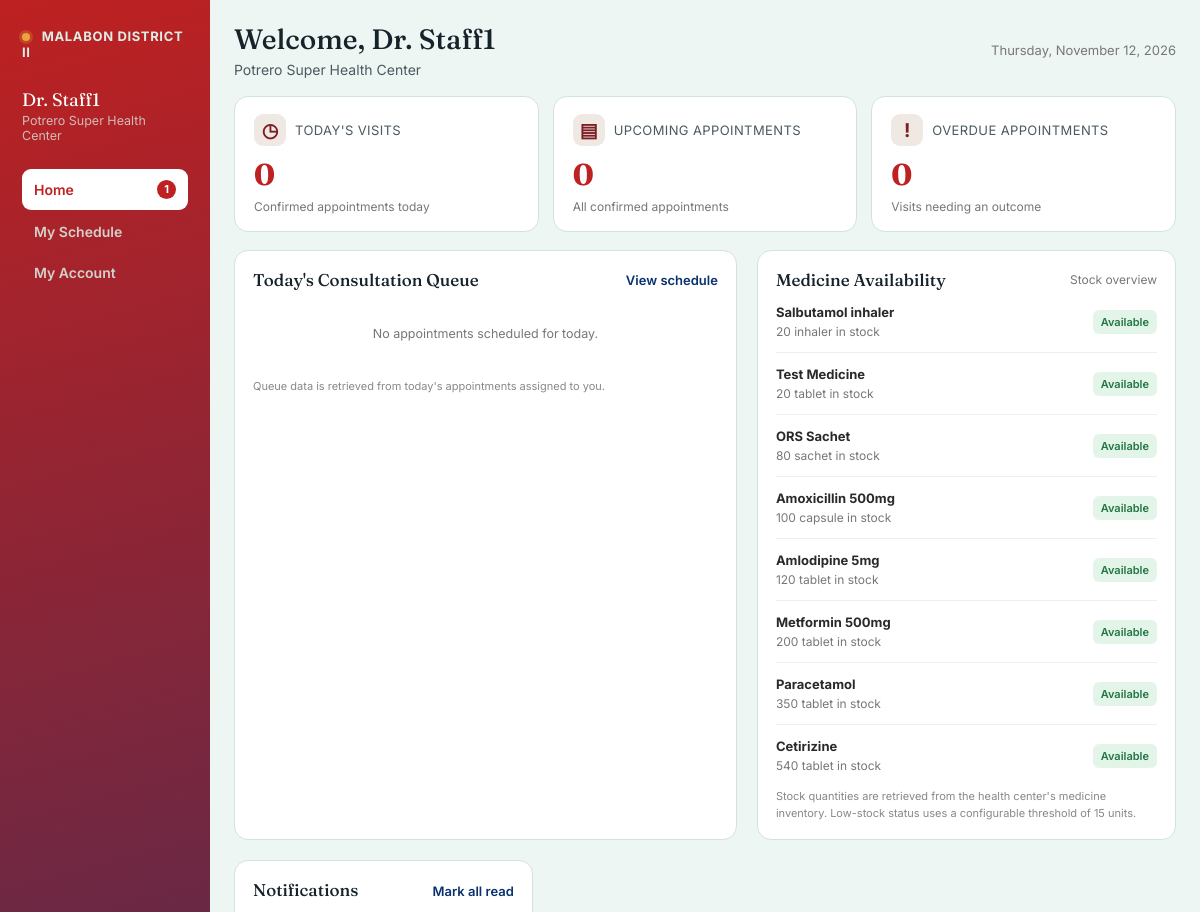
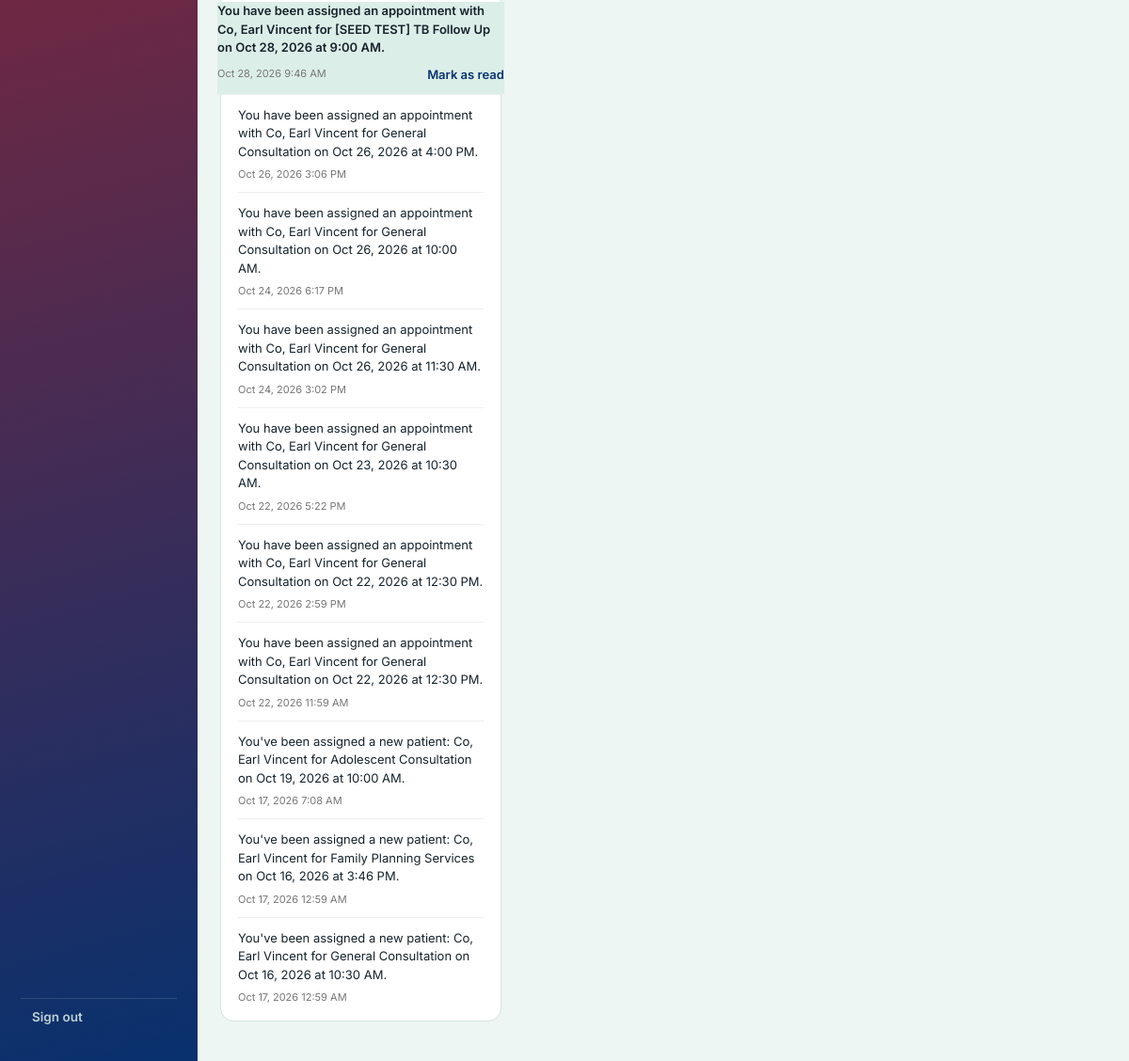
The page /doctor_dashboard.php (signed in) on the database its author committed (2 pictures, top to bottom).
### tables this page shows
CREATE TABLE `patients` (
  `id` int NOT NULL AUTO_INCREMENT,
  `username` varchar(50) NOT NULL,
  `full_name` varchar(150) NOT NULL,
  `patient_id` varchar(20) NOT NULL,
  `mobile` varchar(20) DEFAULT NULL,
  `health_center_id` int DEFAULT NULL,
  `pending_staff` tinyint(1) NOT NULL DEFAULT '0',
  `staff_position` varchar(100) DEFAULT NULL,
  `staff_claimed_center_id` int DEFAULT NULL,
  `staff_employee_id` varchar(50) DEFAULT NULL,
  `date_of_birth` date DEFAULT NULL,
  `gender` enum('Male','Female','Other') DEFAULT NULL,
  `address` varchar(255) DEFAULT NULL,
  `emergency_contact_name` varchar(150) DEFAULT NULL,
  `emergency_contact_number` varchar(20) DEFAULT NULL,
  PRIMARY KEY (`id`),
  UNIQUE KEY `username` (`username`),
  UNIQUE KEY `patient_id` (`patient_id`),
  KEY `health_center_id` (`health_center_id`),
  KEY `staff_claimed_center_id` (`staff_claimed_center_id`),
  CONSTRAINT `patients_ibfk_1` FOREIGN KEY (`username`) REFERENCES `users` (`username`) ON DELETE CASCADE,
  CONSTRAINT `patients_ibfk_2` FOREIGN KEY (`health_center_id`) REFERENCES `health_centers` (`id`) ON DELETE SET NULL,
  CONSTRAINT `patients_ibfk_3` FOREIGN KEY (`staff_claimed_center_id`) REFERENCES `health_centers` (`id`) ON DELETE SET NULL
);

CREATE TABLE `health_centers` (
  `id` int NOT NULL AUTO_INCREMENT,
  `name` varchar(150) NOT NULL,
  `address` varchar(255) DEFAULT NULL,
  `contact_number` varchar(30) DEFAULT NULL,
  `operating_hours` varchar(255) DEFAULT NULL,
  PRIMARY KEY (`id`)
);

CREATE TABLE `medicines` (
  `id` int NOT NULL AUTO_INCREMENT,
  `health_center_id` int NOT NULL,
  `name` varchar(150) NOT NULL,
  `unit` varchar(30) NOT NULL DEFAULT 'unit',
  `stock_quantity` int NOT NULL DEFAULT '0',
  `reorder_threshold` int NOT NULL DEFAULT '10',
  `updated_at` datetime DEFAULT CURRENT_TIMESTAMP ON UPDATE CURRENT_TIMESTAMP,
  `acquisition_date` date DEFAULT NULL,
  `expiration_date` date DEFAULT NULL,
  PRIMARY KEY (`id`),
  KEY `health_center_id` (`health_center_id`),
  CONSTRAINT `medicines_ibfk_1` FOREIGN KEY (`health_center_id`) REFERENCES `health_centers` (`id`)
);

CREATE TABLE `notifications` (
  `id` int NOT NULL AUTO_INCREMENT,
  `username` varchar(50) NOT NULL,
  `appointment_id` int DEFAULT NULL,
  `message` varchar(255) NOT NULL,
  `is_read` tinyint(1) NOT NULL DEFAULT '0',
  `created_at` datetime DEFAULT CURRENT_TIMESTAMP,
  PRIMARY KEY (`id`),
  KEY `username` (`username`),
  KEY `appointment_id` (`appointment_id`),
  CONSTRAINT `notifications_ibfk_1` FOREIGN KEY (`username`) REFERENCES `users` (`username`) ON DELETE CASCADE,
  CONSTRAINT `notifications_ibfk_2` FOREIGN KEY (`appointment_id`) REFERENCES `appointments` (`id`) ON DELETE SET NULL
);

### doctor_dashboard.php (the view, shortened to what this page needs)
<?php
include "auth_check.php";
$username = $_SESSION["username"];
$stmt = $conn->prepare("SELECT * FROM patients WHERE username = ?");
$stmt->bind_param("s", $username);
$stmt->execute();
$doctor = $stmt->get_result()->fetch_assoc();
$centerId = $doctor["health_center_id"];
$stmt = $conn->prepare("SELECT name FROM health_centers WHERE id = ?");
$stmt->bind_param("i", $centerId);
$stmt->execute();
$centerName = $stmt->get_result()->fetch_assoc()["name"] ?? "Unknown center";
$stmt = $conn->prepare("SELECT * FROM notifications WHERE username = ? ORDER BY created_at DESC LIMIT 10");
$stmt->bind_param("s", $username);
$stmt->execute();
$notifications = $stmt->get_result()->fetch_all(MYSQLI_ASSOC);
$stmt = $conn->prepare("SELECT COUNT(*) AS unread FROM notifications WHERE username = ? AND is_read = 0");
$stmt->bind_param("s", $username);
$stmt->execute();
$unreadCount = $stmt->get_result()->fetch_assoc()["unread"];
$stmt = $conn->prepare("
    SELECT appointments.*, patients.full_name
    FROM appointments
    JOIN patients ON patients.username = appointments.username
    WHERE appointments.assigned_doctor = ? AND appointments.status = 'Confirmed'
          AND appointments.appointment_date = CURDATE()
    ORDER BY appointments.appointment_time
");
$stmt->bind_param("s", $username);
$stmt->execute();
$today = $stmt->get_result();
$stmt = $conn->prepare("
    SELECT appointments.*, patients.full_name
    FROM appointments
    JOIN patients ON patients.username = appointments.username
    WHERE appointments.assigned_doctor = ? AND appointments.status = 'Confirmed'
          AND appointments.appointment_date < CURDATE()
    ORDER BY appointments.appointment_date
");
$stmt->bind_param("s", $username);
$stmt->execute();
$overdue = $stmt->get_result();
$overdueCount = $overdue->num_rows;
$stmt = $conn->prepare("
    SELECT appointments.*, patients.full_name
    FROM appointments
    JOIN patients ON patients.username = appointments.username
    WHERE appointments.assigned_doctor = ? AND appointments.status = 'Confirmed'
    ORDER BY appointments.appointment_date, appointments.appointment_time
");
$stmt->bind_param("s", $username);
$stmt->execute();
$upcoming = $stmt->get_result();
$stmt = $conn->prepare("
    SELECT appointments.*, patients.full_name
    FROM appointments
    JOIN patients
        ON patients.username = appointments.username
    WHERE appointments.assigned_doctor = ?
      AND appointments.appointment_date = CURDATE()
      AND appointments.status IN (
          'Confirmed',
          'In consultation',
          'Completed'
      )
    ORDER BY appointments.appointment_time ASC
");
$stmt->bind_param("s", $username);
$stmt->execute();
$consultationQueue = $stmt->get_result();
$stmt = $conn->prepare("
    SELECT id, name, unit, stock_quantity
    FROM medicines
    WHERE health_center_id = ?
    ORDER BY stock_quantity ASC, name ASC
");
$stmt->bind_param("i", $centerId);
$stmt->execute();
$medicineAvailability = $stmt->get_result();
?>
<!DOCTYPE html>
<html lang="en">
<head>
  <link rel="stylesheet" href="patient_style.css">
  <link rel="stylesheet" href="homepagestyle.css">
  <link rel="stylesheet" href="doctor_dashboard.css">
</head>
<body class="dashboard-body doctor-dashboard-body">
  <div class="dash-shell">
    <aside class="sidebar">
      <div class="sidebar-brand"><span class="dot"></span> MALABON DISTRICT II</div>
      <div class="sidebar-user">
        <div class="sidebar-name">Dr. <?= htmlspecialchars($doctor["full_name"] ?: $username) ?></div>
        <div class="sidebar-id"><?= htmlspecialchars($centerName) ?></div>
      </div>
      <nav class="sidebar-nav">
        <a href="#" class="nav-link" data-tab="home">
          Home
          <?php if ($unreadCount > 0): ?><span class="nav-badge"><?= $unreadCount ?></span><?php endif; ?>
        </a>
        <a href="#" class="nav-link" data-tab="schedule">
          My Schedule
        </a>
        <a href="#" class="nav-link" data-tab="account">My Account</a>
      </nav>
      <a href="logout.php" class="sidebar-logout">Sign out</a>
    </aside>
    <main class="dash-main">
      <section class="dash-section" id="tab-home">
        <div class="doctor-welcome">
          <div>
            <h1 class="dash-title">
              Welcome, Dr. <?= htmlspecialchars(explode(" ", $doctor["full_name"] ?: $username)[0]) ?>
            </h1>
            <p class="dash-sub"><?= htmlspecialchars($centerName) ?></p>
          </div>
          <div class="doctor-date">
            <?= date("l, F j, Y") ?>
          </div>
        </div>
        <div class="cards-row doctor-summary">
          <div class="dash-card summary-card">
            <div class="summary-top">
              <span class="summary-icon">◷</span>
              <span class="dash-card-label">Today's visits</span>
            </div>
            <div class="dash-card-value"><?= $today->num_rows ?></div>
            <p class="summary-note">Confirmed appointments today</p>
          </div>
          <div class="dash-card summary-card">
            <div class="summary-top">
              <span class="summary-icon">▤</span>
              <span class="dash-card-label">Upcoming appointments</span>
            </div>
            <div class="dash-card-value"><?= $upcoming->num_rows ?></div>
            <p class="summary-note">All confirmed appointments</p>
          </div>
          <div class="dash-card summary-card <?= $overdueCount > 0 ? 'summary-warning' : '' ?>">
            <div class="summary-top">
              <span class="summary-icon">!</span>
              <span class="dash-card-label">Overdue appointments</span>
            </div>
            <div class="dash-card-value"><?= $overdueCount ?></div>
            <p class="summary-note">Visits needing an outcome</p>
          </div>
        </div>
        <div class="doctor-info-panels">
          <div class="dash-card doctor-queue-card">
            <div class="card-heading-row">
              <h2 class="card-heading">Today's Consultation Queue</h2>
              <a href="#" class="link-btn" data-tab="schedule">View schedule</a>
            </div>
            <div class="consultation-list">
              <?php if ($consultationQueue->num_rows > 0): ?>
                <?php while ($appointment = $consultationQueue->fetch_assoc()): ?>
                  <?php
                  $appointmentStatus = $appointment["status"];
                  if ($appointmentStatus === "Confirmed") {
                    $queueLabel = "Waiting";
                    $queueClass = "status-waiting";
                  } elseif ($appointmentStatus === "In consultation") {
                    $queueLabel = "In consultation";
                    $queueClass = "status-consulting";
                  } else {
                    $queueLabel = "Completed";
                    $queueClass = "status-completed";
                  }
                  ?>
                  <div class="consultation-item">
                    <div class="consultation-time">
                      <?= date(
                        "g:i A",
                        strtotime($appointment["appointment_time"])
                      ) ?>
                    </div>
                    <div class="consultation-details">
                      <strong>
                        <?= htmlspecialchars($appointment["full_name"]) ?>
                      </strong>
                      <span>
                        <?= htmlspecialchars($appointment["service"]) ?>
                      </span>
                    </div>
                    <span class="consultation-status <?= $queueClass ?>">
                      <?= htmlspecialchars($queueLabel) ?>
                    </span>
                    <a href="view_patient.php?id=<?= (int) $appointment["id"] ?>" class="link-btn">
                      Open
                    </a>
                  </div>
                <?php endwhile; ?>
              <?php else: ?>
                <p class="hint empty-state">
                  No appointments scheduled for today.
                </p>
              <?php endif; ?>
            </div>
            <p class="panel-footnote">
              Queue data is retrieved from today's appointments assigned to you.
            </p>
          </div>
          <div class="dash-card doctor-medicine-card">
            <div class="card-heading-row">
              <h2 class="card-heading">Medicine Availability</h2>
              <span class="panel-subtitle">Stock overview</span>
            </div>
            <div class="medicine-list">
              <?php if ($medicineAvailability->num_rows > 0): ?>
                <?php while ($medicine = $medicineAvailability->fetch_assoc()): ?>
                  <?php
                  $lowStockThreshold = 15;
                  $isLowStock = (int) $medicine["stock_quantity"]
                    <= $lowStockThreshold;
                  ?>
                  <div class="medicine-item">
                    <div class="medicine-info">
                      <strong>
                        <?= htmlspecialchars($medicine["name"]) ?>
                      </strong>
                      <span>
                        <?= (int) $medicine["stock_quantity"] ?>
                        <?= htmlspecialchars($medicine["unit"]) ?> in stock
                      </span>
                    </div>
                    <span class="medicine-status <?= $isLowStock
                      ? 'medicine-low'
                      : 'medicine-available' ?>">
                      <?= $isLowStock ? "Low stock" : "Available" ?>
                    </span>
                  </div>
                <?php endwhile; ?>
              <?php else: ?>
                <p class="hint empty-state">
                  No medicines recorded for this health center.
                </p>
              <?php endif; ?>
            </div>
            <p class="panel-footnote">
              Stock quantities are retrieved from the health center's medicine inventory.
              Low-stock status uses a configurable threshold of 15 units.
            </p>
          </div>
          <div class="home-panels">
            <div class="dash-card home-notifications-card">
              <div class="card-heading-row">
                <h2 class="card-heading">Notifications</h2>
                <?php if ($unreadCount > 0): ?>
                  <form action="mark_notifications_read.php" method="POST">
                    <button type="submit" class="link-btn">Mark all read</button>
                  </form>
                <?php endif; ?>
              </div>
              <div class="home-notification-list">
                <?php if (!empty($notifications)): ?>
                  <?php foreach ($notifications as $notif): ?>
                    <div class="notif-item <?= !$notif["is_read"] ? "unread" : "" ?>">
                      <p class="notif-message">
                        <?= htmlspecialchars($notif["message"]) ?>
                      </p>
                      <div class="notif-meta">
                        <small>
                          <?= date("M j, Y g:i A", strtotime($notif["created_at"])) ?>
                        </small>
                        <?php if (!$notif["is_read"]): ?>
                          <form action="mark_notifications_read.php" method="POST">
                            <button type="submit" class="link-btn">Mark as read</button>
                          </form>
                        <?php endif; ?>
                      </div>
                    </div>
                  <?php endforeach; ?>
                <?php else: ?>
                  <p class="hint empty-state">No notifications yet.</p>
                <?php endif; ?>
              </div>
            </div>
          </div>
      </section>
    </main>
  </div>
</body>
</html>

### rows shown on the page
patients: full_name "Staff1", pending_staff "0"
health_centers: name "Potrero Super Health Center"
medicines: name "Salbutamol inhaler", stock_quantity "20", unit "inhaler", shows "Available"
medicines: name "Test Medicine", stock_quantity "20", unit "tablet", shows "Available"
medicines: name "ORS Sachet", stock_quantity "80", unit "sachet", shows "Available"
medicines: name "Amoxicillin 500mg", stock_quantity "100", unit "capsule", shows "Available"
medicines: name "Amlodipine 5mg", stock_quantity "120", unit "tablet", shows "Available"
medicines: name "Metformin 500mg", stock_quantity "200", unit "tablet", shows "Available"
medicines: name "Paracetamol", stock_quantity "350", unit "tablet", shows "Available"
medicines: name "Cetirizine", stock_quantity "540", unit "tablet", shows "Available"
notifications: message "You have been assigned an appointment with Co, Earl Vincent for [SEED TEST] TB Follow Up on Oct 28, 2026 at 9:00 AM.", created_at "Oct 28, 2026 9:46 AM"
notifications: message "You have been assigned an appointment with Co, Earl Vincent for General Consultation on Oct 26, 2026 at 4:00 PM.", created_at "Oct 26, 2026 3:06 PM"
notifications: message "You have been assigned an appointment with Co, Earl Vincent for General Consultation on Oct 26, 2026 at 10:00 AM.", created_at "Oct 24, 2026 6:17 PM"
notifications: message "You have been assigned an appointment with Co, Earl Vincent for General Consultation on Oct 26, 2026 at 11:30 AM.", created_at "Oct 24, 2026 3:02 PM"
notifications: message "You have been assigned an appointment with Co, Earl Vincent for General Consultation on Oct 23, 2026 at 10:30 AM.", created_at "Oct 22, 2026 5:22 PM"
notifications: message "You have been assigned an appointment with Co, Earl Vincent for General Consultation on Oct 22, 2026 at 12:30 PM.", created_at "Oct 22, 2026 2:59 PM"
notifications: message "You have been assigned an appointment with Co, Earl Vincent for General Consultation on Oct 22, 2026 at 12:30 PM.", created_at "Oct 22, 2026 11:59 AM"
notifications: message "You've been assigned a new patient: Co, Earl Vincent for Adolescent Consultation on Oct 19, 2026 at 10:00 AM.", created_at "Oct 17, 2026 7:08 AM"
notifications: message "You've been assigned a new patient: Co, Earl Vincent for Family Planning Services on Oct 16, 2026 at 3:46 PM.", created_at "Oct 17, 2026 12:59 AM"
notifications: message "You've been assigned a new patient: Co, Earl Vincent for General Consultation on Oct 16, 2026 at 10:30 AM.", created_at "Oct 17, 2026 12:59 AM"

### other values the page prints
$unreadCount "1"
$today->num_rows "0"
$upcoming->num_rows "0"
